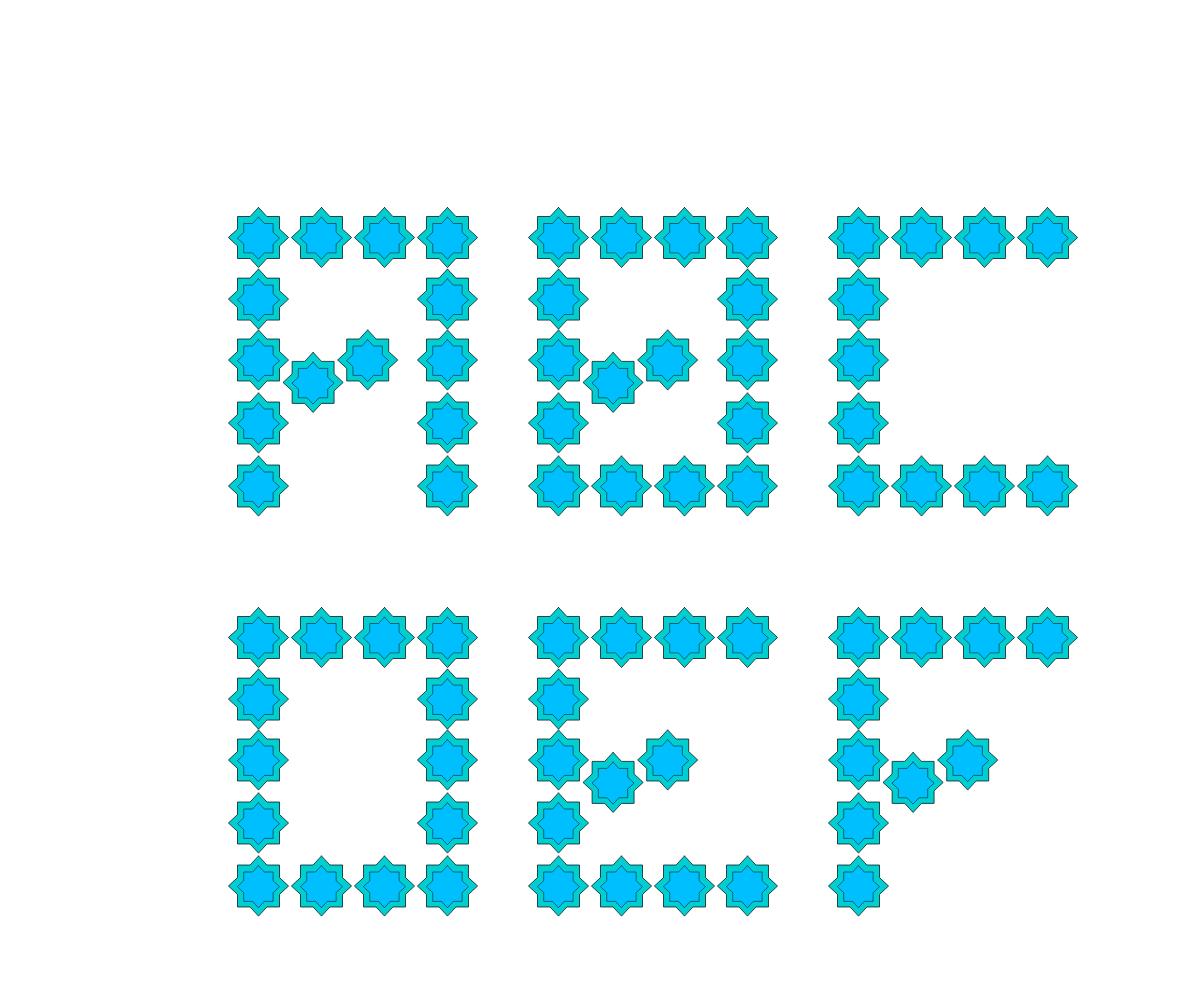
Frame 1 (no input)
Frame 60 (no input): identical to frame 1, image omitted
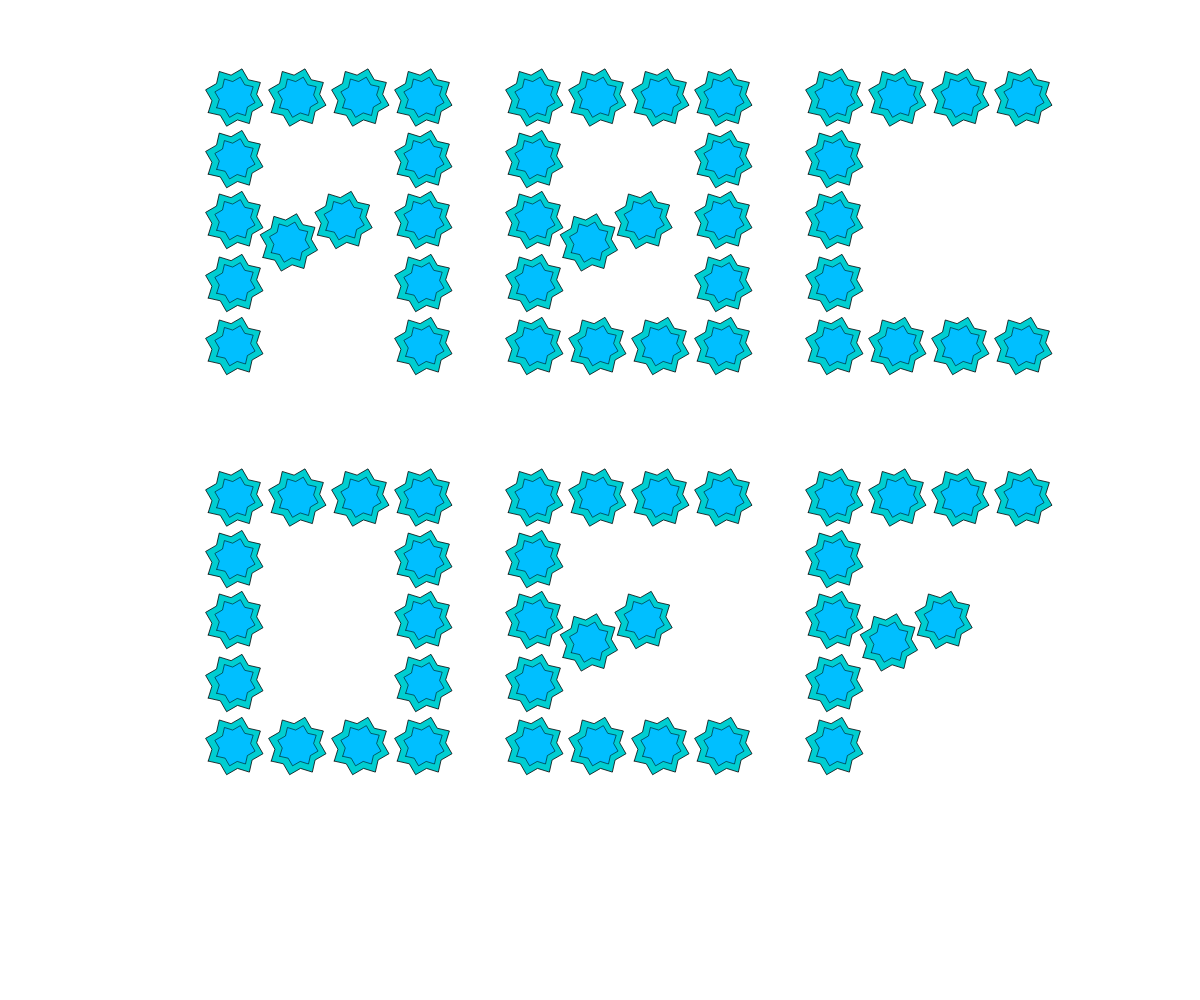
Frame 120 (the mouse pressed at the canvas centre since frame 60)

The p5.js sketch that drew these frames (run headless with seeded random() and noise() and a simulated clock; from frame 60 on, the mouse is pressed at the canvas centre):

// p5.js sketch
// ── sketch.js
// no need to change anything from here ... ----------------------

var letters = {};

var marginLeft = 150;
var marginTop = 150;
var textX = marginLeft;
var textY = 150;
var lineHeight = 400;
var typedText = "ABC\nDEF";

function setup() {
	createCanvas(windowWidth, windowHeight);
	initLetters();
	noFill();
}

function draw() {
	background(255);
	scale(1);

	textX = marginLeft;
	textY = marginTop;

	//randomSeed(4);
	for (var i = 0; i < typedText.length; i++) {
		var c = typedText[i];
		if (letters[c]) {
			push();
			translate(textX, textY);
			var w = letters[c]();
			textX += w;
			pop();
		} else if (c == "\n") {
			textX = marginLeft;
			textY += lineHeight;
		}
	}

	//noLoop();
}

function keyTyped() {
    var k = key;
    if (!letters[k]) {
        k = k.toUpperCase();
    }
    if (letters[k]) {
         
        typedText += k;
    }
}

function keyPressed() {
	if (keyCode == RETURN) {
		typedText += "\n";
	}
	if (keyCode == BACKSPACE || keyCode == DELETE) {
		if (typedText.length > 0) typedText = typedText.slice(0, -1);
		console.log(typedText);
	}

	loop();
}
// ... to here -----------------------------------------------------


function initLetters() {
	// Add your calls to the letter functions here

	letters = {
		A: draw_A,
		B: draw_B,
		C: draw_C,
		D: draw_D,
		E: draw_E,
		F: draw_F,
		" ": function() { return 30 },
	};
}

// A function for each letter

function draw_A() {

	scale(0.7);
	draw_Shape(80, 35, 0);
	draw_Shape(170, 35, 0);
	draw_Shape(80, 123, 0);
	draw_Shape(80, 210, 0);
	draw_Shape(80, 300, 0);
	draw_Shape(80, 390, 0);
	draw_Shape(260, 35, 0);
	draw_Shape(350, 35, 0);
	draw_Shape(350, 123, 0);
	draw_Shape(350, 210, 0);
	draw_Shape(350, 300, 0);
	draw_Shape(350, 390, 0);
	draw_Shape(158, 242, 0);
	draw_Shape(236, 210, 0);
	return 300;
}

function draw_B() {
	scale(0.7);
	draw_Shape(80, 35, 0);
	draw_Shape(170, 35, 0);
	draw_Shape(80, 123, 0);
	draw_Shape(80, 210, 0);
	draw_Shape(80, 300, 0);
	draw_Shape(80, 390, 0);
	draw_Shape(260, 35, 0);
	draw_Shape(350, 35, 0);
	draw_Shape(350, 123, 0);
	draw_Shape(350, 210, 0);
	draw_Shape(350, 300, 0);
	draw_Shape(350, 390, 0);
	draw_Shape(170, 390, 0);
	draw_Shape(260, 390, 0);
	draw_Shape(158, 242, 0);
	draw_Shape(236, 210, 0);
	return 300;
}

function draw_C() {
	scale(0.7);
	draw_Shape(80, 35, 0);
	draw_Shape(170, 35, 0);
	draw_Shape(80, 123, 0);
	draw_Shape(80, 210, 0);
	draw_Shape(80, 300, 0);
	draw_Shape(80, 390, 0);
	draw_Shape(260, 35, 0);
	draw_Shape(350, 35, 0);
	draw_Shape(350, 390, 0);
	draw_Shape(170, 390, 0);
	draw_Shape(260, 390, 0);

	return 300;
}

function draw_D() {
	scale(0.7);
	draw_Shape(80, 35, 0);
	draw_Shape(170, 35, 0);
	draw_Shape(80, 123, 0);
	draw_Shape(80, 210, 0);
	draw_Shape(80, 300, 0);
	draw_Shape(80, 390, 0);
	draw_Shape(260, 35, 0);
	draw_Shape(350, 35, 0);
	draw_Shape(350, 123, 0);
	draw_Shape(350, 210, 0);
	draw_Shape(350, 300, 0);
	draw_Shape(350, 390, 0);
	draw_Shape(170, 390, 0);
	draw_Shape(260, 390, 0);

	return 300;
}

function draw_E() {
	scale(0.7);
	draw_Shape(80, 35, 0);
	draw_Shape(170, 35, 0);
	draw_Shape(80, 123, 0);
	draw_Shape(80, 210, 0);
	draw_Shape(80, 300, 0);
	draw_Shape(80, 390, 0);
	draw_Shape(260, 35, 0);
	draw_Shape(350, 35, 0);
	draw_Shape(350, 390, 0);
	draw_Shape(170, 390, 0);
	draw_Shape(260, 390, 0);
	draw_Shape(158, 242, 0);
	draw_Shape(236, 210, 0);
	return 300;
}

function draw_F() {
	scale(0.7);
	draw_Shape(80, 35, 0);
	draw_Shape(170, 35, 0);
	draw_Shape(80, 123, 0);
	draw_Shape(80, 210, 0);
	draw_Shape(80, 300, 0);
	draw_Shape(80, 390, 0);
	draw_Shape(260, 35, 0);
	draw_Shape(350, 35, 0);
	draw_Shape(158, 242, 0);
	draw_Shape(236, 210, 0);
	return 300;
}

function draw_Shape(x, y, a) {
	push();
	translate(x, y);
	rotate(radians(mouseX));
	beginShape();
	fill(0, 206, 209);
	vertex(75, 47);
	vertex(87, 60);
	vertex(105, 60);
	vertex(105, 78);
	vertex(118, 90);
	vertex(105, 102);
	vertex(105, 120);
	vertex(87, 120);
	vertex(75, 133);
	vertex(63, 120);
	vertex(45, 120);
	vertex(45, 102);
	vertex(32, 90);
	vertex(45, 78);
	vertex(45, 60);
	vertex(63, 60);
	vertex(75, 47);
	endShape();

	beginShape();
	scale(0.7)
	translate(32, 40);
	fill(0, 191, 255)
	vertex(75, 47);
	vertex(87, 60);
	vertex(105, 60);
	vertex(105, 78);
	vertex(118, 90);
	vertex(105, 102);
	vertex(105, 120);
	vertex(87, 120);
	vertex(75, 133);
	vertex(63, 120);
	vertex(45, 120);
	vertex(45, 102);
	vertex(32, 90);
	vertex(45, 78);
	vertex(45, 60);
	vertex(63, 60);
	vertex(75, 47);
	endShape();

	pop();
}
